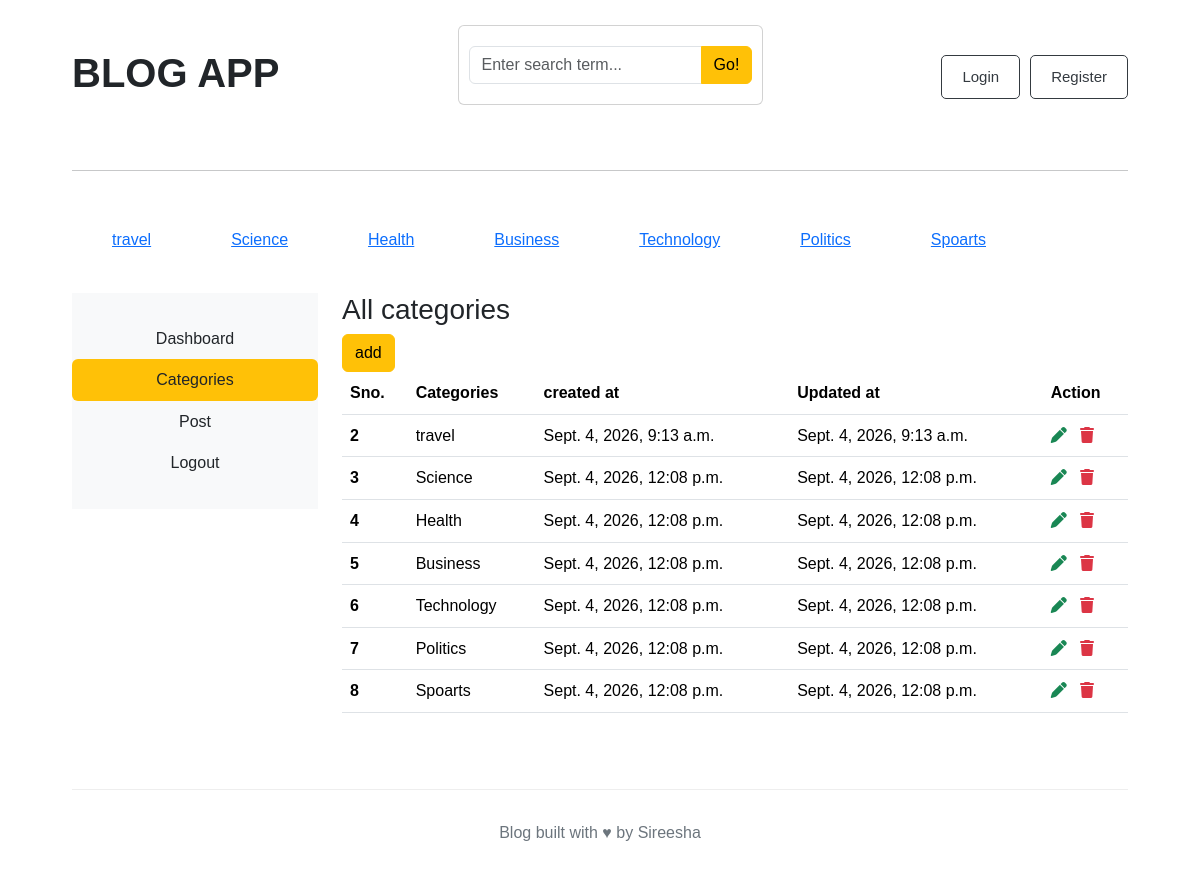
/dashboard/categories/, run on the app's committed database.
### blogs/models.py (models this page shows)
class category(models.Model):
    category_name = models.CharField(max_length = 40,unique = True)
    created_at = models.DateTimeField(auto_now_add=True)
    updated_at = models.DateTimeField(auto_now = True)
    class Meta:
        verbose_name_plural='categories'
    def __str__(self):
        return self.category_name

### Dashboard/views.py (the view)
# urls.py: path('categories/',views.categories,name = 'categories'),
def categories(req):
    return render(req,'Dashboard/DashCategories.html')

### blogs/context_processors.py (called while the page is built)
def get_categories(request):
    categories = category.objects.all()
    return dict(categories=categories)

def searching(request):
    keyword = request.GET.get('keyword')
    print(keyword)
    return dict(keyword = keyword)

### blogs/Templates/Dashboard/DashCategories.html (shortened to what this page needs)
{% extends 'base.html' %}
{% block content%}
<div class="row flex-col">
    {% include 'Dashboard/sidebar.html' %}
    <div class="col-md-9">
        <h3>All categories</h3>
        <a href=" {% url 'add_categories' %}"> <button class="btn btn-warning float-left">add</button> </a>
        <table class="table table-hover">
  <thead>
    <tr>
      <th scope="col">Sno.</th>
      <th scope="col">Categories</th>
      <th scope="col">created at</th>
      <th scope="col">Updated at</th>
      <th>Action</th>
    </tr>
  </thead>
  <tbody>
    {% for cat in categories %}
    <tr>
      <th scope="row">{{cat.id}}</th>
      <td>{{cat}}</td>
      <td>{{cat.created_at}}</td>
      <td>{{cat.updated_at}}</td>
      <td>
        <a href="{% url 'edit_category' cat.id %}"><i class="fa fa-pen text-success "></i></a>
        <a href="{% url 'delete_category' cat.id %}"><i class="fa fa-trash text-danger "></i></a>
      </td>
    </tr>
    {% endfor %}
  </tbody>
</table>
    </div>
</div>
{% endblock%}

### blogs/Templates/base.html (shortened to what this page needs)
{% load static %}
<!DOCTYPE html>
<html lang="en">
<head>
     <link href="https://cdn.jsdelivr.net/npm/bootstrap@5.3.8/dist/css/bootstrap.min.css"
          rel="stylesheet">
     <link rel="stylesheet" href="https://cdnjs.cloudflare.com/ajax/libs/font-awesome/6.7.2/css/all.min.css">
<link rel="stylesheet" href="{% static 'css/blog.css' %}">
</head>
<body>
<main class="container">
    <div class="nav">
       <h2>BLOG APP</h2>
            <div class="card mb-4">
                <div class="card-body">
                    <form method="GET" action="{% url 'search'%}">
                        <div class="input-group">
                            <input class="form-control" type="text" value="{{keyword|default:''}}" name="keyword" placeholder="Enter search term...">
                            <button class="btn btn-warning"type="submit">
                                Go!
                            </button>
                        </div>
                    </form>
                </div>
            </div>
            <div class="buttons">
        {% if not user.is_authenticated %}
        <a href="{% url 'login' %}">
            <button class="btn btn-warning">Login</button>
        </a>
        <a href="{% url 'register' %}">
            <button class="btn btn-warning">Register</button>
        </a>
        {% endif %}
        </div>
</div>
<hr>
<div class="topics">
            {% for topic in  categories %}
               <a href="{% url 'category_pages' topic.id%}" style="margin:40px">{{topic.category_name}}</a>
            {% endfor %}
</div>
 {% block content %}
 {% endblock %}
<footer>
    <p>
        Blog built with ♥ by Sireesha
    </p>
</footer>
</body>
</html>

### blogs/static/css/blog.css (style rules this page uses)
* { box-sizing: border-box; margin: 0; padding: 0; }
body { font-family: Arial, Helvetica, sans-serif; background-color: #ffffff; color: #212529; line-height: 1.6; }
.nav { display: flex; align-items: center; justify-content: space-between; padding: 25px 0; }
.nav h2 { font-size: 40px; font-weight: bold; }
.buttons { display: flex; gap: 10px; }
.buttons button { padding: 10px 20px; border: 1px solid #343a40; border-radius: 5px; background-color: white; color: #343a40; font-size: 15px; cursor: pointer; }
.topics { display:flex }
.container { width: 90%; max-width: 1140px; margin: 0 auto; }
.card-body { padding: 20px 10px; }
footer { margin-top: 60px; padding: 30px; border-top: 1px solid #eeeeee; text-align: center; color: #6c757d; }
* { box-sizing: border-box; }

### data on the page
category: category_name "travel", id "2", created_at "Sept. 4, 2026, 9:13 a.m.", updated_at "Sept. 4, 2026, 9:13 a.m."
category: category_name "Science", id "3", created_at "Sept. 4, 2026, 12:08 p.m.", updated_at "Sept. 4, 2026, 12:08 p.m."
category: category_name "Health", id "4", created_at "Sept. 4, 2026, 12:08 p.m.", updated_at "Sept. 4, 2026, 12:08 p.m."
category: category_name "Business", id "5", created_at "Sept. 4, 2026, 12:08 p.m.", updated_at "Sept. 4, 2026, 12:08 p.m."
category: category_name "Technology", id "6", created_at "Sept. 4, 2026, 12:08 p.m.", updated_at "Sept. 4, 2026, 12:08 p.m."
category: category_name "Politics", id "7", created_at "Sept. 4, 2026, 12:08 p.m.", updated_at "Sept. 4, 2026, 12:08 p.m."
category: category_name "Spoarts", id "8", created_at "Sept. 4, 2026, 12:08 p.m.", updated_at "Sept. 4, 2026, 12:08 p.m."
